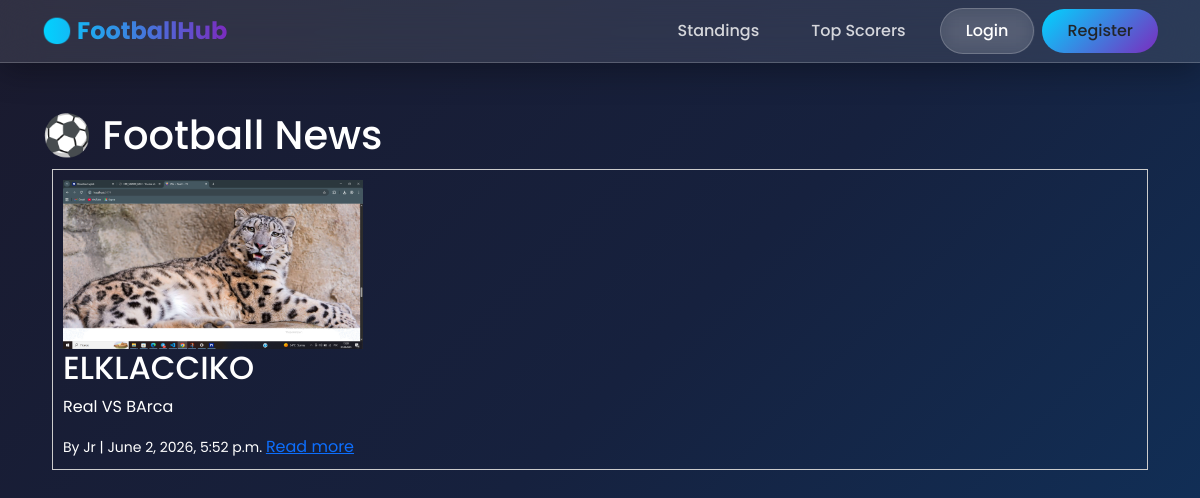
Page /news/ on the committed database.
### news/models.py (models this page shows, shortened)
class News(models.Model):
    title = models.CharField(max_length=255)
    content = models.TextField()
    image = models.ImageField(upload_to='news/', blank=True, null=True)
    author = models.ForeignKey(User, on_delete=models.CASCADE)
    created_at = models.DateTimeField(auto_now_add=True)

### news/views.py (the view)
# urls.py: path('', views.news_list, name='news_list'),
def news_list(request):
    news = News.objects.all().order_by('-created_at')
    return render(request, 'news/news_list.html', {
        'news': news
    })

### templates/news/news_list.html
{% extends 'base.html' %}
{% block content %}
<h1>⚽ Football News</h1>
{% for item in news %}
<div style="border:1px solid #ccc; margin:10px; padding:10px;">
{% if item.image %}
    <img src="{{ item.image.url }}"
         style="width:300px; height:auto;">
{% endif %}
    <h2>{{ item.title }}</h2>
    <p>{{ item.content|truncatechars:200 }}</p>
    <small>
        By {{ item.author }} | {{ item.created_at }}
    </small>
<a href="{% url 'news_detail' item.pk %}">
    Read more
</a>
</div>
{% empty %}
<p>No news yet</p>
{% endfor %}
{% endblock %}

### templates/base.html (style rules this page uses)
* { font-family: 'Poppins', sans-serif; }
body { background: linear-gradient(135deg, #1a1a2e 0%, #16213e 50%, #0f3460 100%); min-height: 100vh; color: #fff; }

### rows in the picture
News: image (picture), title "ELKLACCIKO", content "Real VS BArca", author "Jr", created_at "June 2, 2026, 5:52 p.m."
